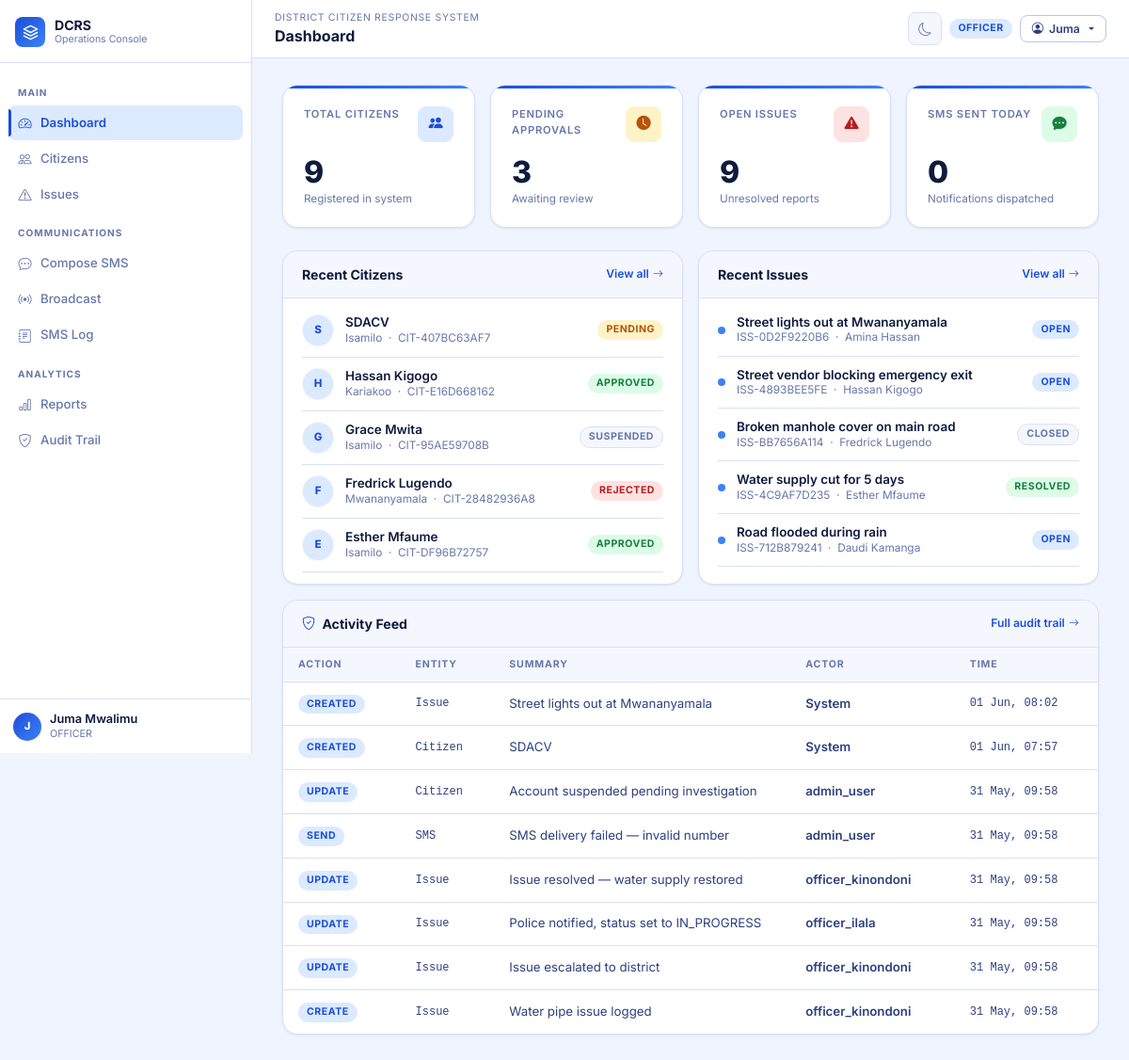
Screenshot of /portal/reports/dashboard/ (signed in) with the database file from the repository.
### apps/accounts/models.py (models this page shows, shortened)
class User(AbstractUser):
    class Role(models.TextChoices):
        ADMIN = "ADMIN", "Admin"
        OFFICER = "OFFICER", "Officer"
        CITIZEN = "CITIZEN", "Citizen"
    role = models.CharField(max_length=20, choices=Role.choices, default=Role.OFFICER)
    phone_number = models.CharField(max_length=20, blank=True, unique=True, null=True)
    national_id = models.CharField(max_length=32, blank=True, unique=True)
    ward = models.ForeignKey(
        "localities.Ward",
        on_delete=models.SET_NULL,
        null=True,
        blank=True,
        related_name="users",
    )
    is_phone_verified = models.BooleanField(default=False)
    failed_login_attempts = models.PositiveSmallIntegerField(default=0)
    locked_until = models.DateTimeField(blank=True, null=True)
    class Meta:
        ordering = ["username"]

### apps/citizens/models.py (models this page shows, shortened)
class Citizen(models.Model):
    class Gender(models.TextChoices):
        FEMALE = "FEMALE", "Female"
        MALE = "MALE", "Male"
        OTHER = "OTHER", "Other"
    class Status(models.TextChoices):
        PENDING = "PENDING", "Pending"
        APPROVED = "APPROVED", "Approved"
        REJECTED = "REJECTED", "Rejected"
        SUSPENDED = "SUSPENDED", "Suspended"
    citizen_id = models.CharField(max_length=24, unique=True, editable=False)
    user = models.OneToOneField(
        settings.AUTH_USER_MODEL,
        on_delete=models.SET_NULL,
        blank=True,
        null=True,
        related_name="citizen_profile",
    )
    full_name = models.CharField(max_length=160)
    national_id = models.CharField(max_length=32, unique=True)
    phone_number = models.CharField(max_length=20, unique=True)
    gender = models.CharField(max_length=16, choices=Gender.choices)
    date_of_birth = models.DateField(blank=True, null=True)
    region = models.ForeignKey("localities.Region", on_delete=models.PROTECT, related_name="citizens")
    district = models.ForeignKey("localities.District", on_delete=models.PROTECT, related_name="citizens")
    ward = models.ForeignKey("localities.Ward", on_delete=models.PROTECT, related_name="citizens")
    mtaa = models.ForeignKey(
        "localities.Mtaa", on_delete=models.PROTECT, related_name="citizens", blank=True, null=True
    )
    profile_photo = models.ImageField(upload_to="citizens/photos/", blank=True, null=True)
    registration_notes = models.TextField(blank=True)
    status = models.CharField(max_length=20, choices=Status.choices, default=Status.PENDING)
    created_at = models.DateTimeField(auto_now_add=True)
    updated_at = models.DateTimeField(auto_now=True)
    class Meta:
        ordering = ["-created_at"]

### apps/localities/models.py (models this page shows, shortened)
class Ward(models.Model):
    district = models.ForeignKey(District, on_delete=models.CASCADE, related_name="wards")
    name = models.CharField(max_length=120)
    class Meta:
        ordering = ["name"]
        unique_together = [("district", "name")]

### apps/issues/models.py (models this page shows, shortened)
class Issue(models.Model):
    class Category(models.TextChoices):
        SANITATION = "SANITATION", "Sanitation"
        ROAD = "ROAD", "Road"
        WATER = "WATER", "Water"
        LIGHTING = "LIGHTING", "Lighting"
        SECURITY = "SECURITY", "Security"
        OTHER = "OTHER", "Other"
    class Priority(models.TextChoices):
        LOW = "LOW", "Low"
        MEDIUM = "MEDIUM", "Medium"
        HIGH = "HIGH", "High"
        CRITICAL = "CRITICAL", "Critical"
    class Status(models.TextChoices):
        OPEN = "OPEN", "Open"
        IN_PROGRESS = "IN_PROGRESS", "In progress"
        ESCALATED = "ESCALATED", "Escalated"
        RESOLVED = "RESOLVED", "Resolved"
        CLOSED = "CLOSED", "Closed"
    reference_no = models.CharField(max_length=24, unique=True, editable=False)
    citizen = models.ForeignKey("citizens.Citizen", on_delete=models.CASCADE, related_name="issues")
    title = models.CharField(max_length=180)
    description = models.TextField()
    category = models.CharField(max_length=20, choices=Category.choices)
    priority = models.CharField(max_length=20, choices=Priority.choices, default=Priority.MEDIUM)
    status = models.CharField(max_length=20, choices=Status.choices, default=Status.OPEN)
    ward = models.ForeignKey("localities.Ward", on_delete=models.PROTECT, related_name="issues")
    assigned_officer = models.ForeignKey(
        settings.AUTH_USER_MODEL,
        on_delete=models.SET_NULL,
        blank=True,
        null=True,
        related_name="assigned_issues",
    )
    internal_notes = models.TextField(blank=True)
    escalated_to_district = models.BooleanField(default=False)
    closed_at = models.DateTimeField(blank=True, null=True)
    created_at = models.DateTimeField(auto_now_add=True)
    updated_at = models.DateTimeField(auto_now=True)
    class Meta:
        ordering = ["-created_at"]

### apps/reports/models.py (models this page shows, shortened)
class AuditLog(models.Model):
    actor = models.ForeignKey(settings.AUTH_USER_MODEL, on_delete=models.SET_NULL, blank=True, null=True)
    action = models.CharField(max_length=120)
    entity_type = models.CharField(max_length=120)
    entity_id = models.CharField(max_length=64, blank=True)
    summary = models.CharField(max_length=255, blank=True)
    metadata = models.JSONField(default=dict, blank=True)
    created_at = models.DateTimeField(auto_now_add=True)
    class Meta:
        ordering = ["-created_at"]

### apps/reports/views.py (the view)
# urls.py: path("dashboard/", DashboardView.as_view(), name="dashboard"),
class DashboardView(LoginRequiredMixin, TemplateView):
    template_name = "reports/dashboard.html"
    def get_context_data(self, **kwargs):
        context = super().get_context_data(**kwargs)
        Citizen = apps.get_model("citizens", "Citizen")
        Issue = apps.get_model("issues", "Issue")
        SMSLog = apps.get_model("notifications", "SMSLog")
        today = timezone.localdate()
        context.update(
            total_citizens=Citizen.objects.count(),
            pending_approvals=Citizen.objects.filter(status=Citizen.Status.PENDING).count(),
            open_issues=Issue.objects.exclude(status__in=[Issue.Status.RESOLVED, Issue.Status.CLOSED]).count(),
            sms_sent_today=SMSLog.objects.filter(created_at__date=today, status=SMSLog.Status.SENT).count(),
            recent_citizens=Citizen.objects.select_related("ward", "district").all()[:5],
            recent_issues=Issue.objects.select_related("citizen", "ward").all()[:5],
            recent_activity=AuditLog.objects.select_related("actor").all()[:8],
        )
        return context

### templates/reports/dashboard.html (shortened to what this page needs)
{% extends 'base.html' %}
{% block content %}
<div class="row g-3 mb-4">
  <div class="col-sm-6 col-xl-3">
    <div class="stat-card">
      <div class="d-flex align-items-start justify-content-between mb-3">
        <span class="stat-label">Total Citizens</span>
        <div class="stat-icon si-blue d-flex align-items-center justify-content-center">
          <i class="bi bi-people-fill"></i>
        </div>
      </div>
      <div class="stat-num">{{ total_citizens }}</div>
      <div class="stat-sub mt-1">Registered in system</div>
    </div>
  </div>
  <div class="col-sm-6 col-xl-3">
    <div class="stat-card">
      <div class="d-flex align-items-start justify-content-between mb-3">
        <span class="stat-label">Pending Approvals</span>
        <div class="stat-icon si-amber d-flex align-items-center justify-content-center">
          <i class="bi bi-clock-fill"></i>
        </div>
      </div>
      <div class="stat-num">{{ pending_approvals }}</div>
      <div class="stat-sub mt-1">Awaiting review</div>
    </div>
  </div>
  <div class="col-sm-6 col-xl-3">
    <div class="stat-card">
      <div class="d-flex align-items-start justify-content-between mb-3">
        <span class="stat-label">Open Issues</span>
        <div class="stat-icon si-red d-flex align-items-center justify-content-center">
          <i class="bi bi-exclamation-triangle-fill"></i>
        </div>
      </div>
      <div class="stat-num">{{ open_issues }}</div>
      <div class="stat-sub mt-1">Unresolved reports</div>
    </div>
  </div>
  <div class="col-sm-6 col-xl-3">
    <div class="stat-card">
      <div class="d-flex align-items-start justify-content-between mb-3">
        <span class="stat-label">SMS Sent Today</span>
        <div class="stat-icon si-green d-flex align-items-center justify-content-center">
          <i class="bi bi-chat-dots-fill"></i>
        </div>
      </div>
      <div class="stat-num">{{ sms_sent_today }}</div>
      <div class="stat-sub mt-1">Notifications dispatched</div>
    </div>
  </div>
</div>
<div class="row g-3 mb-3">
  <div class="col-lg-6">
    <div class="card h-100">
      <div class="card-header">
        <span class="card-title">Recent Citizens</span>
        <a href="{% url 'citizens:list' %}" style="font-size:.76rem;font-weight:600;color:var(--accent);display:inline-flex;align-items:center;gap:4px">
          View all <i class="bi bi-arrow-right" style="font-size:.7rem"></i>
        </a>
      </div>
      <div class="card-body" style="padding:6px 20px 12px !important">
        {% for citizen in recent_citizens %}
          <div style="display:flex;align-items:center;gap:12px;padding:11px 0;border-bottom:1px solid var(--border)">
            <div style="width:34px;height:34px;border-radius:50%;background:var(--accent-tint);border:1px solid var(--accent-xdim);display:flex;align-items:center;justify-content:center;font-size:.72rem;font-weight:800;color:var(--accent);flex-shrink:0">
              {{ citizen.full_name|slice:":1"|upper }}
            </div>
            <div style="flex:1;min-width:0">
              <div style="font-size:.84rem;font-weight:600;color:var(--text);line-height:1.3;white-space:nowrap;overflow:hidden;text-overflow:ellipsis">{{ citizen.full_name }}</div>
              <div style="font-size:.74rem;color:var(--muted);line-height:1.3">{{ citizen.ward.name }} &nbsp;·&nbsp; {{ citizen.citizen_id }}</div>
            </div>
            <span class="badge status-{{ citizen.status }}">{{ citizen.get_status_display }}</span>
          </div>
        {% empty %}
          <div style="text-align:center;padding:32px 0;color:var(--muted);font-size:.83rem">
            <i class="bi bi-people" style="font-size:1.6rem;display:block;margin-bottom:8px;opacity:.4"></i>
            No citizens yet.
          </div>
        {% endfor %}
      </div>
    </div>
  </div>
  <div class="col-lg-6">
    <div class="card h-100">
      <div class="card-header">
        <span class="card-title">Recent Issues</span>
        <a href="{% url 'issues:list' %}" style="font-size:.76rem;font-weight:600;color:var(--accent);display:inline-flex;align-items:center;gap:4px">
          View all <i class="bi bi-arrow-right" style="font-size:.7rem"></i>
        </a>
      </div>
      <div class="card-body" style="padding:6px 20px 12px !important">
        {% for issue in recent_issues %}
          <div style="display:flex;align-items:center;gap:12px;padding:11px 0;border-bottom:1px solid var(--border)">
            <div style="width:8px;height:8px;border-radius:50%;background:var(--accent3);flex-shrink:0;margin-top:1px"></div>
            <div style="flex:1;min-width:0">
              <div style="font-size:.84rem;font-weight:600;color:var(--text);line-height:1.3;white-space:nowrap;overflow:hidden;text-overflow:ellipsis">
                <a href="{% url 'issues:detail' issue.pk %}" style="color:inherit">{{ issue.title|truncatechars:46 }}</a>
              </div>
              <div style="font-size:.74rem;color:var(--muted);line-height:1.3">{{ issue.reference_no }} &nbsp;·&nbsp; {{ issue.citizen.full_name }}</div>
            </div>
            <span class="badge status-{{ issue.status }}">{{ issue.get_status_display }}</span>
          </div>
        {% empty %}
          <div style="text-align:center;padding:32px 0;color:var(--muted);font-size:.83rem">
            <i class="bi bi-exclamation-triangle" style="font-size:1.6rem;display:block;margin-bottom:8px;opacity:.4"></i>
            No issues yet.
          </div>
        {% endfor %}
      </div>
    </div>
  </div>
</div>
<div class="card">
  <div class="card-header">
    <span class="card-title">
      <i class="bi bi-shield-check me-1" style="color:var(--accent)"></i> Activity Feed
    </span>
    <a href="{% url 'reports:audit_log' %}" style="font-size:.76rem;font-weight:600;color:var(--accent);display:inline-flex;align-items:center;gap:4px">
      Full audit trail <i class="bi bi-arrow-right" style="font-size:.7rem"></i>
    </a>
  </div>
  <div style="overflow-x:auto">
    <table class="dcrs-table">
      <thead>
        <tr>
          <th>Action</th>
          <th>Entity</th>
          <th>Summary</th>
          <th>Actor</th>
          <th>Time</th>
        </tr>
      </thead>
      <tbody>
        {% for item in recent_activity %}
          <tr>
            <td><span class="badge badge-blue">{{ item.action }}</span></td>
            <td class="td-mono">{{ item.entity_type }}</td>
            <td style="max-width:260px;white-space:nowrap;overflow:hidden;text-overflow:ellipsis;color:var(--text2)">{{ item.summary|truncatechars:55 }}</td>
            <td class="td-bold">{{ item.actor|default:'System' }}</td>
            <td class="td-mono">{{ item.created_at|date:"d M, H:i" }}</td>
          </tr>
        {% endfor %}
      </tbody>
    </table>
  </div>
</div>
{% endblock %}

### templates/partials/sidebar.html
<aside class="app-sidebar" id="appSidebar">
  <div class="sidebar-header">
    <a class="sidebar-brand" href="{% url 'reports:dashboard' %}">
      <div class="brand-logo">
        <svg viewBox="0 0 24 24" fill="none">
          <path d="M12 2L2 7l10 5 10-5-10-5zM2 17l10 5 10-5M2 12l10 5 10-5" stroke="white" stroke-width="2" stroke-linecap="round" stroke-linejoin="round"/>
        </svg>
      </div>
      <div><div class="brand-name">DCRS</div><div class="brand-sub">Operations Console</div></div>
    </a>
  </div>
  <nav class="sidebar-nav">
    <span class="sidebar-section-label">Main</span>
    <a href="{% url 'reports:dashboard' %}"        class="sidebar-link"><i class="bi bi-speedometer2"></i> Dashboard</a>
    <a href="{% url 'citizens:list' %}"            class="sidebar-link"><i class="bi bi-people"></i> Citizens</a>
    <a href="{% url 'issues:list' %}"              class="sidebar-link"><i class="bi bi-exclamation-triangle"></i> Issues</a>
    <span class="sidebar-section-label">Communications</span>
    <a href="{% url 'notifications:compose' %}"    class="sidebar-link"><i class="bi bi-chat-dots"></i> Compose SMS</a>
    <a href="{% url 'notifications:broadcast' %}"  class="sidebar-link"><i class="bi bi-broadcast"></i> Broadcast</a>
    <a href="{% url 'notifications:log' %}"        class="sidebar-link"><i class="bi bi-journal-text"></i> SMS Log</a>
    <span class="sidebar-section-label">Analytics</span>
    <a href="{% url 'reports:registration_report' %}" class="sidebar-link"><i class="bi bi-bar-chart"></i> Reports</a>
    <a href="{% url 'reports:audit_log' %}"        class="sidebar-link"><i class="bi bi-shield-check"></i> Audit Trail</a>
  </nav>
  <div class="sidebar-footer">
    <div class="sb-user">
      <div class="sb-avatar">{{ user.get_full_name|default:user.username|slice:":1"|upper }}</div>
      <div>
        <div class="sb-name">{{ user.get_full_name|default:user.username }}</div>
        <div class="sb-role">{{ user.role|default:'Officer' }}</div>
      </div>
    </div>
  </div>
</aside>

### templates/partials/navbar.html (shortened to what this page needs)
<nav class="app-navbar">
  <div style="display:flex;align-items:center;gap:10px;min-width:0;flex:1">
    <div style="min-width:0">
      <div class="nav-bc">District Citizen Response System</div>
      <div class="nav-title">{% block page_title %}Dashboard{% endblock %}</div>
    </div>
  </div>
  <div style="display:flex;align-items:center;gap:8px;flex-shrink:0">
    <button class="btn-theme" data-theme-toggle title="Toggle theme"><i class="bi bi-moon"></i></button>
    <span class="badge badge-blue d-none d-md-inline-flex">{{ user.role|default:'Guest' }}</span>
    <div class="dropdown">
      <button class="btn btn-sm btn-outline dropdown-toggle" data-bs-toggle="dropdown" type="button">
        <i class="bi bi-person-circle"></i>
        <span class="d-none d-sm-inline">{{ user.get_short_name|default:user.username }}</span>
      </button>
    </div>
  </div>
</nav>

### rows the page displays
User: get_full_name "J", get_full_name "Juma Mwalimu", role "OFFICER", get_short_name "Juma"
Citizen: full_name "S", full_name "SDACV", ward.name "Isamilo", citizen_id "CIT-407BC63AF7", status "PENDING"
Citizen: full_name "H", full_name "Hassan Kigogo", ward.name "Kariakoo", citizen_id "CIT-E16D668162", status "APPROVED"
Citizen: full_name "G", full_name "Grace Mwita", ward.name "Isamilo", citizen_id "CIT-95AE59708B", status "SUSPENDED"
Citizen: full_name "F", full_name "Fredrick Lugendo", ward.name "Mwananyamala", citizen_id "CIT-28482936A8", status "REJECTED"
Citizen: full_name "E", full_name "Esther Mfaume", ward.name "Isamilo", citizen_id "CIT-DF96B72757", status "APPROVED"
Issue: title "Street lights out at Mwananyamala", reference_no "ISS-0D2F9220B6", citizen.full_name "Amina Hassan", status "OPEN"
Issue: title "Street vendor blocking emergency exit", reference_no "ISS-4893BEE5FE", citizen.full_name "Hassan Kigogo", status "OPEN"
Issue: title "Broken manhole cover on main road", reference_no "ISS-BB7656A114", citizen.full_name "Fredrick Lugendo", status "CLOSED"
Issue: title "Water supply cut for 5 days", reference_no "ISS-4C9AF7D235", citizen.full_name "Esther Mfaume", status "RESOLVED"
Issue: title "Road flooded during rain", reference_no "ISS-712B879241", citizen.full_name "Daudi Kamanga", status "OPEN"
AuditLog: action "CREATED", entity_type "Issue", summary "Street lights out at Mwananyamala", actor "System", created_at "01 Jun, 08:02"
AuditLog: action "CREATED", entity_type "Citizen", summary "SDACV", actor "System", created_at "01 Jun, 07:57"
AuditLog: action "UPDATE", entity_type "Citizen", summary "Account suspended pending investigation", actor "admin_user", created_at "31 May, 09:58"
AuditLog: action "SEND", entity_type "SMS", summary "SMS delivery failed — invalid number", actor "admin_user", created_at "31 May, 09:58"
AuditLog: action "UPDATE", entity_type "Issue", summary "Issue resolved — water supply restored", actor "officer_kinondoni", created_at "31 May, 09:58"
AuditLog: action "UPDATE", entity_type "Issue", summary "Police notified, status set to IN_PROGRESS", actor "officer_ilala", created_at "31 May, 09:58"
AuditLog: action "UPDATE", entity_type "Issue", summary "Issue escalated to district", actor "officer_kinondoni", created_at "31 May, 09:58"
AuditLog: action "CREATE", entity_type "Issue", summary "Water pipe issue logged", actor "officer_kinondoni", created_at "31 May, 09:58"

### other values shown
{{ total_citizens }} "9"
{{ pending_approvals }} "3"
{{ open_issues }} "9"
{{ sms_sent_today }} "0"
